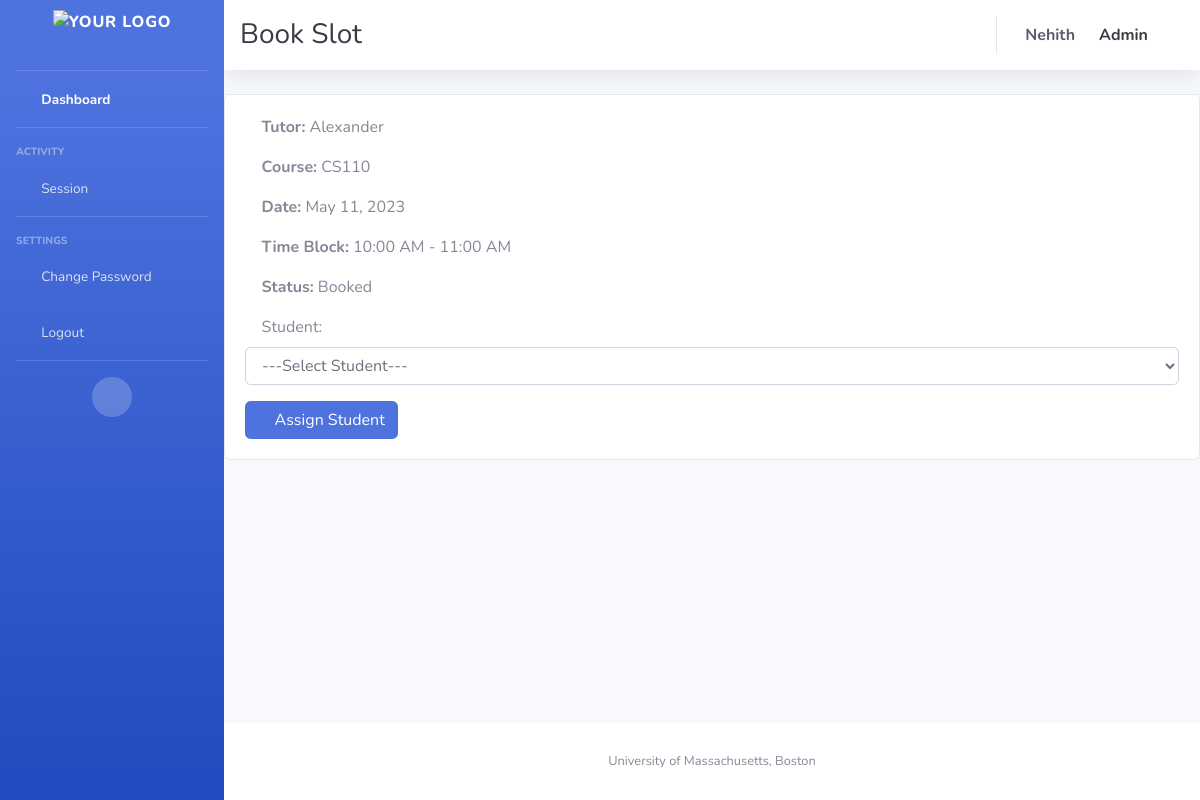
Screenshot of /bookingpage/37 (signed in) with the database file from the repository.
### appusers/models.py (models this page shows, shortened)
class Availability(models.Model):
    tutor = models.ForeignKey(Tutor, on_delete=models.CASCADE, null=True, blank=True, related_name='availabilities')
    date = models.DateField()
    timeblock = models.CharField(max_length=1, choices=TIMEBLOCK_CHOICES)
    booked_by = models.ForeignKey(Student, on_delete=models.SET_NULL, null=True, blank=True,
                                  related_name='booked_slots')
    course = models.ForeignKey(Course, on_delete=models.CASCADE)
    status = models.CharField(max_length=1, choices=STATUS_CHOICES)
    semester = models.CharField(max_length=25, null=True)

class Tutor(models.Model):
    user = models.OneToOneField(User, on_delete=models.CASCADE)
    courses = models.ManyToManyField(Course, related_name='tutors')
    profile_picture = models.URLField(default='static/images/favicons/Blue_logo.png', null=True, blank=True)
    def __str__(self):
        return self.user.username

class Course(models.Model):
    c_name = models.CharField(max_length=100)
    c_code = models.CharField(max_length=50, unique=True, null=False)
    def __str__(self):
        return self.c_name

### appusers/views.py (the view, shortened to what this page needs)
# urls.py: path('bookingpage/<int:availability_id>',book_slots , name='booking_page'),
@login_required
def book_slots(request, availability_id):
    availability = get_object_or_404(Availability, id=availability_id)
    if request.user.is_superuser:
        students = Student.objects.all()
        return render(request, 'booking_page.html', {'slot': availability, 'students': students})
    else:
        return render(request, 'booking_page.html', {'slot': availability})

### appusers/models.py (called while the page is built)
    def __str__(self):
        return self.user.username

### templates/booking_page.html (shortened to what this page needs)
{% extends "base.html" %}
{% block top_heading %}
    <h1 class="h3 mb-0 text-gray-900"></i> Book Slot</h1>
{% endblock %}
{% block content %}
    <div class="card">
        <div class="card-body">
            <p class="card-text"><i class="fas fa-chalkboard-teacher"></i> <strong>Tutor:</strong> {{ slot.tutor }}</p>
            <p class="card-text"><i class="fas fa-book"></i> <strong>Course:</strong> {{ slot.course }}</p>
            <p class="card-text"><i class="fas fa-calendar-alt"></i> <strong>Date:</strong> {{ slot.date }}</p>
            <p class="card-text"><i class="fas fa-clock"></i> <strong>Time Block:</strong> {{ slot.get_timeblock_display }}</p>
            <p class="card-text"><i class="fas fa-check-circle"></i> <strong>Status:</strong> {{ slot.get_status_display }}</p>
            {% if user.is_authenticated %}
                {% if user.is_superuser %}
                    <form method="POST" class="mt-3">
                        <div class="form-group">
                            <label for="student"><i class="fas fa-user-graduate"></i> Student:</label>
                            <select name="student" id="student" class="form-control">
                                <option value="">---Select Student---</option>
                            </select>
                        </div>
                        <button type="submit" class="btn btn-primary" onclick="return confirm('Are you sure you want to assign this slot?')"><i class="fas fa-user-plus"></i> Assign Student</button>
                    </form>
                {% else %}
                    <form method="POST" class="mt-3">
                        {% csrf_token %}
                        <input type="hidden" name="student" value="{{ user.student.id }}">
                        <button type="submit" class="btn btn-primary" onclick="return confirm('Are you sure you want to book this slot?')"><i class="fas fa-calendar-plus"></i> Book</button>
                    </form>
                {% endif %}
            {% else %}
                <p class="card-text mt-3">Please <a href="{% url 'login' %}">log in</a> or <a href="{% url 'register' %}">register</a> to book this slot.</p>
            {% endif %}
        </div>
    </div>
{% endblock %}

### templates/base.html (shortened to what this page needs)
{% load static %}
<!DOCTYPE html>
<html lang="en">
<head>
    <link href="{% static 'vendor/fontawesome-free/css/all.min.css' %}" rel="stylesheet" type="text/css">
    <link href="{% static 'css/sb-admin-2.min.css' %}" rel="stylesheet">
</head>
<body id="page-top">
<div id="wrapper">
    <ul class="navbar-nav bg-gradient-primary sidebar sidebar-dark accordion" id="accordionSidebar">
        <a class="sidebar-brand d-flex align-items-center justify-content-center" href="{% url 'home' %}">
            <img src="{% static 'images/favicons/UMB_White_logo.png' %}" alt="Your Logo" height="50">
        </a>
        <hr class="sidebar-divider my-0">
        <li class="nav-item active">
            <a class="nav-link" href="{% url 'home' %}">
                <i class="fas fa-fw fa-tachometer-alt"></i>
                <span>Dashboard</span></a>
        </li>
        <hr class="sidebar-divider">
        <div class="sidebar-heading">
            Activity
        </div>
        <li class="nav-item">
            <a class="nav-link collapsed" href="#" data-toggle="collapse" data-target="#collapseTwo"
               aria-expanded="true" aria-controls="collapseTwo">
                <i class="fas fa-fw fa-cog"></i>
                <span>Session</span>
            </a>
        </li>
        <hr class="sidebar-divider">
        <div class="sidebar-heading">
            Settings
        </div>
        <li class="nav-item ">
            <a class="nav-link" href="{% url 'change_password' %}">
                <i class="fas fa-fw fa-cogs"></i>
                <span>Change Password</span></a>
        </li>
        <li class="nav-item ">
            <a class="nav-link" data-toggle="modal" data-target="#logoutModal" href="{% url 'logout' %}">
                <i class="fas fa-fw fa-sign-out-alt"></i>
                <span>Logout</span></a>
        </li>
        <hr class="sidebar-divider d-none d-md-block">
        <div class="text-center d-none d-md-inline">
            <button class="rounded-circle border-0" id="sidebarToggle"></button>
        </div>
    </ul>
    <div id="content-wrapper" class="d-flex flex-column">
        <div id="content">
            <nav class="navbar navbar-expand navbar-light bg-white topbar mb-4 static-top shadow">
                {% block top_heading %}{% endblock %}
                <ul class="navbar-nav ml-auto">
                    <li class="nav-item dropdown no-arrow">
                        <a class="nav-link">
                            <span class="mr-4 font-weight-bold d-none d-lg-inline text-gray-800 ">{{ user.first_name}} {{ user.last_name}}</span>
                            {% if user.is_superuser %}
                                <span class="mr-4 font-weight-bold d-none d-lg-inline text-gray-900 ">Admin</span>
                            {% endif %}
                        </a>
                    </li>
                </ul>
            </nav>
            {% block content %}{% endblock %}
        </div>
        <footer class="sticky-footer bg-white">
            <div class="container my-auto">
                <div class="copyright text-center my-auto">
                    <span>University of Massachusetts, Boston</span>
                </div>
            </div>
        </footer>
    </div>
</div>
</body>
</html>

### rows the page displays
Availability: tutor "Alexander", course "CS110", date "May 11, 2023", timeblock "10:00 AM - 11:00 AM", status "Booked"

### other values shown
{{ user.first_name }} "Nehith"
